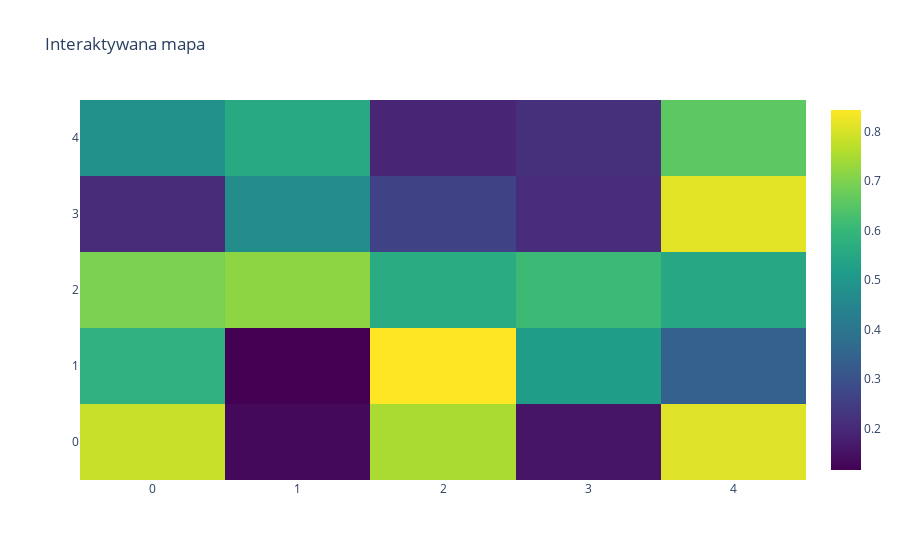

Here is the notebook cell this chart was saved with:
### Code cell
import plotly.graph_objects as go

z = np.random.rand(5, 5)

fig = go.Figure(data=go.Heatmap(z=z, colorscale="Viridis"))
fig.update_layout(title="Interaktywana mapa")
fig.show()

### Figure 1 — Plotly figure (JSON) as saved in the notebook; plotly's stock layout.template omitted (floating-point values rounded to 4 significant figures)
{"data": [{"colorscale": [[0.0, "#440154"], [0.1111, "#482878"], [0.2222, "#3e4989"], [0.3333, "#31688e"], [0.4444, "#26828e"], [0.5556, "#1f9e89"], [0.6667, "#35b779"], [0.7778, "#6ece58"], [0.8889, "#b5de2b"], [1.0, "#fde725"]], "z": [[0.783, 0.1322, 0.7487, 0.1569, 0.8096], [0.5775, 0.1164, 0.8434, 0.5177, 0.3416], [0.6943, 0.7187, 0.5622, 0.6108, 0.5485], [0.2033, 0.4713, 0.262, 0.2092, 0.8155], [0.4808, 0.5564, 0.1899, 0.2161, 0.6576]], "type": "heatmap"}], "layout": {"title": {"text": "Interaktywana mapa"}}}
